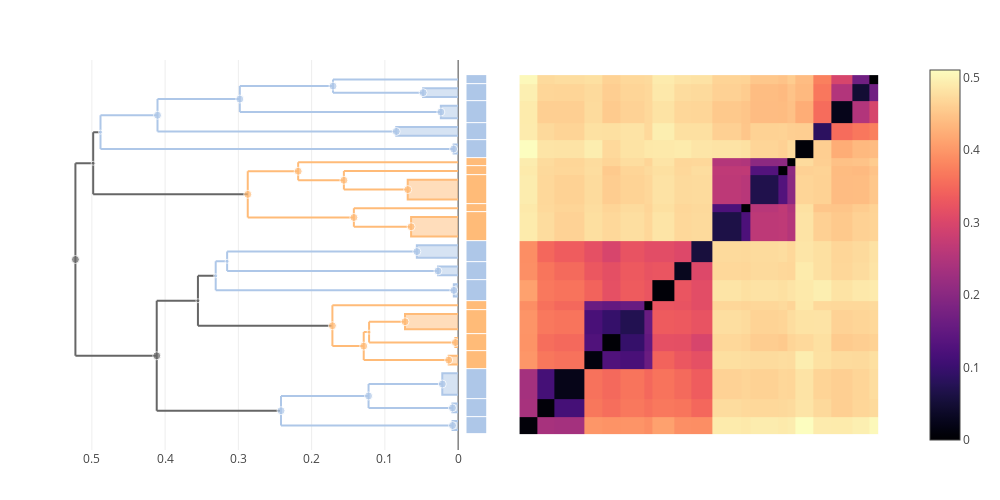

Notebook code cell kept with this figure:
### Code cell
plot(multi_clustermap(cdata, ["amygdali", "savastanoi"]))

### Figure 1 — Plotly figure (JSON) as saved in the notebook; plotly's stock layout.template omitted (floating-point values rounded to 4 significant figures; data arrays with more than 128 entries replaced by an {"elided": "..."} marker saying what was removed)
{"data": [{"colorscale": {"elided": "256x2 mixed values"}, "type": "heatmap", "x": [0.5, 2.5, 4.5, 7.949, 9.949, 11.95, 14.68, 15.68, 18.1, 20.1, 22.51, 25.75, 26.75, 29.98, 30.98, 31.98, 33.98, 35.98, 38.4, 40.4, 41.4], "y": [0.5, 2.5, 4.5, 7.949, 9.949, 11.95, 14.68, 15.68, 18.1, 20.1, 22.51, 25.75, 26.75, 29.98, 30.98, 31.98, 33.98, 35.98, 38.4, 40.4, 41.4], "z": {"elided": "20x20 float values"}}, {"fill": "toself", "hoverinfo": "skip", "line": {"color": "#FFBB78"}, "mode": "lines", "showlegend": false, "type": "scatter", "x": [0, 0.01288, 0.01288, 0], "xaxis": "x2", "y": [8.449, 8.449, 9.449, 9.449], "yaxis": "y"}, {"hoverinfo": "skip", "line": {"color": "#666666"}, "mode": "lines", "showlegend": false, "type": "scatter", "x": [0.3552, 0.3552, null, 0.3552, 0.1716, null, 0.3552, 0.3309, null], "xaxis": "x2", "y": [12.86, 18.54, null, 12.86, 12.86, null, 18.54, 18.54, null], "yaxis": "y"}, {"hoverinfo": "skip", "line": {"color": "#AEC7E8"}, "mode": "lines", "showlegend": false, "type": "scatter", "x": [0.3153, 0.3153, null, 0.3153, 0.02753, null, 0.3153, 0.05637, null], "xaxis": "x2", "y": [19.1, 21.3, null, 19.1, 19.1, null, 21.3, 21.3, null], "yaxis": "y"}, {"hoverinfo": "skip", "line": {"color": "#FFBB78"}, "mode": "lines", "showlegend": false, "type": "scatter", "x": [0.1289, 0.1289, null, 0.1289, 0.01288, null, 0.1289, 0.1215, null], "xaxis": "x2", "y": [8.949, 12.13, null, 8.949, 8.949, null, 12.13, 12.13, null], "yaxis": "y"}, {"hoverinfo": "skip", "line": {"color": "#AEC7E8"}, "mode": "lines", "showlegend": false, "type": "scatter", "x": [0.4104, 0.4104, null, 0.4104, 0.08446, null, 0.4104, 0.298, null], "xaxis": "x2", "y": [34.98, 38.67, null, 34.98, 34.98, null, 38.67, 38.67, null], "yaxis": "y"}, {"fill": "toself", "hoverinfo": "skip", "line": {"color": "#AEC7E8"}, "mode": "lines", "showlegend": false, "type": "scatter", "x": [0, 0.005882, 0.005882, 0], "xaxis": "x2", "y": [16.18, 16.18, 17.6, 17.6], "yaxis": "y"}, {"hoverinfo": "skip", "line": {"color": "#FFBB78"}, "mode": "lines", "showlegend": false, "type": "scatter", "x": [0.2872, 0.2872, null, 0.2872, 0.1423, null, 0.2872, 0.2184, null], "xaxis": "x2", "y": [25.19, 30.45, null, 25.19, 25.19, null, 30.45, 30.45, null], "yaxis": "y"}, {"hoverinfo": "skip", "line": {"color": "#FFBB78"}, "mode": "lines", "showlegend": false, "type": "scatter", "x": [0.156, 0.156, null, 0.156, 0.06884, null, 0.156, 0, null], "xaxis": "x2", "y": [28.36, 30.48, null, 28.36, 28.36, null, 30.48, 30.48, null], "yaxis": "y"}, {"fill": "toself", "hoverinfo": "skip", "line": {"color": "#AEC7E8"}, "mode": "lines", "showlegend": false, "type": "scatter", "x": [0, 0.05637, 0.05637, 0], "xaxis": "x2", "y": [20.6, 20.6, 22.01, 22.01], "yaxis": "y"}, {"fill": "toself", "hoverinfo": "skip", "line": {"color": "#FFBB78"}, "mode": "lines", "showlegend": false, "type": "scatter", "x": [0, 0.07252, 0.07252, 0], "xaxis": "x2", "y": [12.45, 12.45, 14.18, 14.18], "yaxis": "y"}, {"hoverinfo": "skip", "line": {"color": "#666666"}, "mode": "lines", "showlegend": false, "type": "scatter", "x": [0.4114, 0.4114, null, 0.4114, 0.2418, null, 0.4114, 0.3552, null], "xaxis": "x2", "y": [3.181, 15.7, null, 3.181, 3.181, null, 15.7, 15.7, null], "yaxis": "y"}, {"fill": "toself", "hoverinfo": "skip", "line": {"color": "#AEC7E8"}, "mode": "lines", "showlegend": false, "type": "scatter", "x": [0, 0.007769, 0.007769, 0], "xaxis": "x2", "y": [3, 3, 4, 4], "yaxis": "y"}, {"fill": "toself", "hoverinfo": "skip", "line": {"color": "#FFBB78"}, "mode": "lines", "showlegend": false, "type": "scatter", "x": [0, 0.06421, 0.06421, 0], "xaxis": "x2", "y": [23.01, 23.01, 25.25, 25.25], "yaxis": "y"}, {"hoverinfo": "skip", "line": {"color": "#666666"}, "mode": "lines", "showlegend": false, "type": "scatter", "x": [0.4982, 0.4982, null, 0.4982, 0.2872, null, 0.4982, 0.4882, null], "xaxis": "x2", "y": [27.82, 34.9, null, 27.82, 27.82, null, 34.9, 34.9, null], "yaxis": "y"}, {"fill": "toself", "hoverinfo": "skip", "line": {"color": "#AEC7E8"}, "mode": "lines", "showlegend": false, "type": "scatter", "x": [0, 0.007607, 0.007607, 0], "xaxis": "x2", "y": [1, 1, 2, 2], "yaxis": "y"}, {"hoverinfo": "skip", "line": {"color": "#FFBB78"}, "mode": "lines", "showlegend": false, "type": "scatter", "x": [0.1215, 0.1215, null, 0.1215, 0.003787, null, 0.1215, 0.07252, null], "xaxis": "x2", "y": [10.95, 13.32, null, 10.95, 10.95, null, 13.32, 13.32, null], "yaxis": "y"}, {"hoverinfo": "skip", "line": {"color": "#AEC7E8"}, "mode": "lines", "showlegend": false, "type": "scatter", "x": [0.1223, 0.1223, null, 0.1223, 0.007769, null, 0.1223, 0.02162, null], "xaxis": "x2", "y": [3.5, 6.225, null, 3.5, 3.5, null, 6.225, 6.225, null], "yaxis": "y"}, {"fill": "toself", "hoverinfo": "skip", "line": {"color": "#AEC7E8"}, "mode": "lines", "showlegend": false, "type": "scatter", "x": [0, 0.02162, 0.02162, 0], "xaxis": "x2", "y": [5, 5, 7.449, 7.449], "yaxis": "y"}, {"fill": "toself", "hoverinfo": "skip", "line": {"color": "#FFBB78"}, "mode": "lines", "showlegend": false, "type": "scatter", "x": [0, 0.06884, 0.06884, 0], "xaxis": "x2", "y": [27.25, 27.25, 29.48, 29.48], "yaxis": "y"}, {"hoverinfo": "skip", "line": {"color": "#AEC7E8"}, "mode": "lines", "showlegend": false, "type": "scatter", "x": [0.1708, 0.1708, null, 0.1708, 0.04782, null, 0.1708, 0, null], "xaxis": "x2", "y": [39.4, 40.9, null, 39.4, 39.4, null, 40.9, 40.9, null], "yaxis": "y"}, {"hoverinfo": "skip", "line": {"color": "#AEC7E8"}, "mode": "lines", "showlegend": false, "type": "scatter", "x": [0.4882, 0.4882, null, 0.4882, 0.006151, null, 0.4882, 0.4104, null], "xaxis": "x2", "y": [32.98, 36.82, null, 32.98, 32.98, null, 36.82, 36.82, null], "yaxis": "y"}, {"fill": "toself", "hoverinfo": "skip", "line": {"color": "#AEC7E8"}, "mode": "lines", "showlegend": false, "type": "scatter", "x": [0, 0.0236, 0.0236, 0], "xaxis": "x2", "y": [36.48, 36.48, 37.9, 37.9], "yaxis": "y"}, {"hoverinfo": "skip", "line": {"color": "#AEC7E8"}, "mode": "lines", "showlegend": false, "type": "scatter", "x": [0.2418, 0.2418, null, 0.2418, 0.007607, null, 0.2418, 0.1223, null], "xaxis": "x2", "y": [1.5, 4.862, null, 1.5, 1.5, null, 4.862, 4.862, null], "yaxis": "y"}, {"fill": "toself", "hoverinfo": "skip", "line": {"color": "#AEC7E8"}, "mode": "lines", "showlegend": false, "type": "scatter", "x": [0, 0.04782, 0.04782, 0], "xaxis": "x2", "y": [38.9, 38.9, 39.9, 39.9], "yaxis": "y"}, {"fill": "toself", "hoverinfo": "skip", "line": {"color": "#FFBB78"}, "mode": "lines", "showlegend": false, "type": "scatter", "x": [0, 0.003787, 0.003787, 0], "xaxis": "x2", "y": [10.45, 10.45, 11.45, 11.45], "yaxis": "y"}, {"hoverinfo": "skip", "line": {"color": "#FFBB78"}, "mode": "lines", "showlegend": false, "type": "scatter", "x": [0.1423, 0.1423, null, 0.1423, 0.06421, null, 0.1423, 0, null], "xaxis": "x2", "y": [24.13, 26.25, null, 24.13, 24.13, null, 26.25, 26.25, null], "yaxis": "y"}, {"fill": "toself", "hoverinfo": "skip", "line": {"color": "#AEC7E8"}, "mode": "lines", "showlegend": false, "type": "scatter", "x": [0, 0.006151, 0.006151, 0], "xaxis": "x2", "y": [32.48, 32.48, 33.48, 33.48], "yaxis": "y"}, {"fill": "toself", "hoverinfo": "skip", "line": {"color": "#AEC7E8"}, "mode": "lines", "showlegend": false, "type": "scatter", "x": [0, 0.08446, 0.08446, 0], "xaxis": "x2", "y": [34.48, 34.48, 35.48, 35.48], "yaxis": "y"}, {"hoverinfo": "skip", "line": {"color": "#AEC7E8"}, "mode": "lines", "showlegend": false, "type": "scatter", "x": [0.3309, 0.3309, null, 0.3309, 0.005882, null, 0.3309, 0.3153, null], "xaxis": "x2", "y": [16.89, 20.2, null, 16.89, 16.89, null, 20.2, 20.2, null], "yaxis": "y"}, {"hoverinfo": "skip", "line": {"color": "#FFBB78"}, "mode": "lines", "showlegend": false, "type": "scatter", "x": [0.1716, 0.1716, null, 0.1716, 0.1289, null, 0.1716, 0, null], "xaxis": "x2", "y": [10.54, 15.18, null, 10.54, 10.54, null, 15.18, 15.18, null], "yaxis": "y"}, {"hoverinfo": "skip", "line": {"color": "#FFBB78"}, "mode": "lines", "showlegend": false, "type": "scatter", "x": [0.2184, 0.2184, null, 0.2184, 0.156, null, 0.2184, 0, null], "xaxis": "x2", "y": [29.42, 31.48, null, 29.42, 29.42, null, 31.48, 31.48, null], "yaxis": "y"}, {"fill": "toself", "hoverinfo": "skip", "line": {"color": "#AEC7E8"}, "mode": "lines", "showlegend": false, "type": "scatter", "x": [0, 0.02753, 0.02753, 0], "xaxis": "x2", "y": [18.6, 18.6, 19.6, 19.6], "yaxis": "y"}, {"hoverinfo": "skip", "line": {"color": "#AEC7E8"}, "mode": "lines", "showlegend": false, "type": "scatter", "x": [0.298, 0.298, null, 0.298, 0.0236, null, 0.298, 0.1708, null], "xaxis": "x2", "y": [37.19, 40.15, null, 37.19, 37.19, null, 40.15, 40.15, null], "yaxis": "y"}, {"hoverinfo": "skip", "line": {"color": "#666666"}, "mode": "lines", "showlegend": false, "type": "scatter", "x": [0.5224, 0.5224, null, 0.5224, 0.4114, null, 0.5224, 0.4982, null], "xaxis": "x2", "y": [9.442, 31.36, null, 9.442, 9.442, null, 31.36, 31.36, null], "yaxis": "y"}, {"customdata": [[68, 2, "savastanoi"], [100, 17, "(mixed)"], [98, 5, "amygdali"], [89, 8, "savastanoi"], [101, 8, "amygdali"], [62, 3, "amygdali"], [96, 15, "savastanoi"], [82, 3, "amygdali"], [85, 4, "savastanoi"], [91, 7, "savastanoi"], [102, 28, "(mixed)"], [66, 2, "amygdali"], [83, 6, "savastanoi"], [104, 25, "(mixed)"], [65, 2, "amygdali"], [87, 6, "savastanoi"], [88, 9, "amygdali"], [73, 7, "amygdali"], [84, 6, "savastanoi"], [92, 3, "amygdali"], [103, 10, "amygdali"], [74, 3, "amygdali"], [95, 11, "amygdali"], [79, 2, "amygdali"], [57, 2, "savastanoi"], [90, 7, "savastanoi"], [63, 2, "amygdali"], [86, 2, "amygdali"], [99, 8, "amygdali"], [93, 9, "savastanoi"], [94, 8, "savastanoi"], [76, 2, "amygdali"], [97, 6, "amygdali"], [105, 53, "(mixed)"]], "hovertemplate": "ID: %{customdata[0]}<br>\nHeight: %{x:.3f}<br>\nGenome count: %{customdata[1]}\n<br>\n%{customdata[2]}\n<extra></extra>", "marker": {"color": ["#FFBB78", "#666666", "#AEC7E8", "#FFBB78", "#AEC7E8", "#AEC7E8", "#FFBB78", "#AEC7E8", "#FFBB78", "#FFBB78", "#666666", "#AEC7E8", "#FFBB78", "#666666", "#AEC7E8", "#FFBB78", "#AEC7E8", "#AEC7E8", "#FFBB78", "#AEC7E8", "#AEC7E8", "#AEC7E8", "#AEC7E8", "#AEC7E8", "#FFBB78", "#FFBB78", "#AEC7E8", "#AEC7E8", "#AEC7E8", "#FFBB78", "#FFBB78", "#AEC7E8", "#AEC7E8", "#666666"], "size": [8, 4, 4, 8, 8, 8, 8, 8, 8, 8, 8, 8, 8, 4, 8, 4, 8, 8, 8, 8, 4, 8, 8, 8, 8, 8, 8, 8, 4, 8, 8, 8, 8, 8]}, "mode": "markers", "showlegend": false, "type": "scatter", "x": [0.01288, 0.3552, 0.3153, 0.1289, 0.4104, 0.005882, 0.2872, 0.05637, 0.07252, 0.156, 0.4114, 0.007769, 0.06421, 0.4982, 0.007607, 0.1215, 0.1223, 0.02162, 0.06884, 0.1708, 0.4882, 0.0236, 0.2418, 0.04782, 0.003787, 0.1423, 0.006151, 0.08446, 0.3309, 0.1716, 0.2184, 0.02753, 0.298, 0.5224], "xaxis": "x2", "y": [8.949, 15.7, 20.2, 10.54, 36.82, 16.89, 27.82, 21.3, 13.32, 29.42, 9.442, 3.5, 24.13, 31.36, 1.5, 12.13, 4.862, 6.225, 28.36, 40.15, 34.9, 37.19, 3.181, 39.4, 10.95, 25.19, 32.98, 34.98, 18.54, 12.86, 30.45, 19.1, 38.67, 20.4], "yaxis": "y"}, {"colorscale": [[0, "#666666"], [0.1, "#AEC7E8"], [0.2, "#FFBB78"], [0.3, "#98DF8A"], [0.4, "#FF9896"], [0.5, "#C5B0D5"], [0.6, "#C49C94"], [0.7, "#F7B6D2"], [0.8, "#C7C7C7"], [0.9, "#DBDB8D"], [1, "#9EDAE5"]], "customdata": [[["ID 65", "amygdali"]], [["ID 66", "amygdali"]], [["ID 73", "amygdali"]], [["ID 68", "savastanoi"]], [["ID 57", "savastanoi"]], [["ID 85", "savastanoi"]], [["Genome 49", "savastanoi"]], [["ID 62", "amygdali"]], [["ID 76", "amygdali"]], [["ID 82", "amygdali"]], [["ID 83", "savastanoi"]], [["Genome 32", "savastanoi"]], [["ID 84", "savastanoi"]], [["Genome 42", "savastanoi"]], [["Genome 33", "savastanoi"]], [["ID 63", "amygdali"]], [["ID 86", "amygdali"]], [["ID 74", "amygdali"]], [["ID 79", "amygdali"]], [["Genome 7", "amygdali"]]], "hovertemplate": "%{customdata[0]} <br>\n%{customdata[1]}\n<extra></extra>\n", "showscale": false, "type": "heatmap", "xaxis": "x3", "y": [0.5, 2.5, 4.5, 7.949, 9.949, 11.95, 14.68, 15.68, 18.1, 20.1, 22.51, 25.75, 26.75, 29.98, 30.98, 31.98, 33.98, 35.98, 38.4, 40.4, 41.4], "ygap": 1, "z": [[1], [1], [1], [2], [2], [2], [2], [1], [1], [1], [2], [2], [2], [2], [2], [1], [1], [1], [1], [1]], "zmax": 10, "zmin": 0}], "layout": {"height": 500, "hovermode": "closest", "margin": {"b": 50, "l": 50, "r": 50, "t": 60}, "showlegend": false, "width": 1000, "xaxis": {"constrain": "domain", "domain": [0.5215, 1], "scaleanchor": "y", "visible": false}, "xaxis2": {"autorange": "reversed", "domain": [0, 0.4785], "rangemode": "nonnegative"}, "xaxis3": {"domain": [0.488, 0.512], "fixedrange": true, "visible": false}, "yaxis": {"scaleanchor": "x", "visible": false}}}
